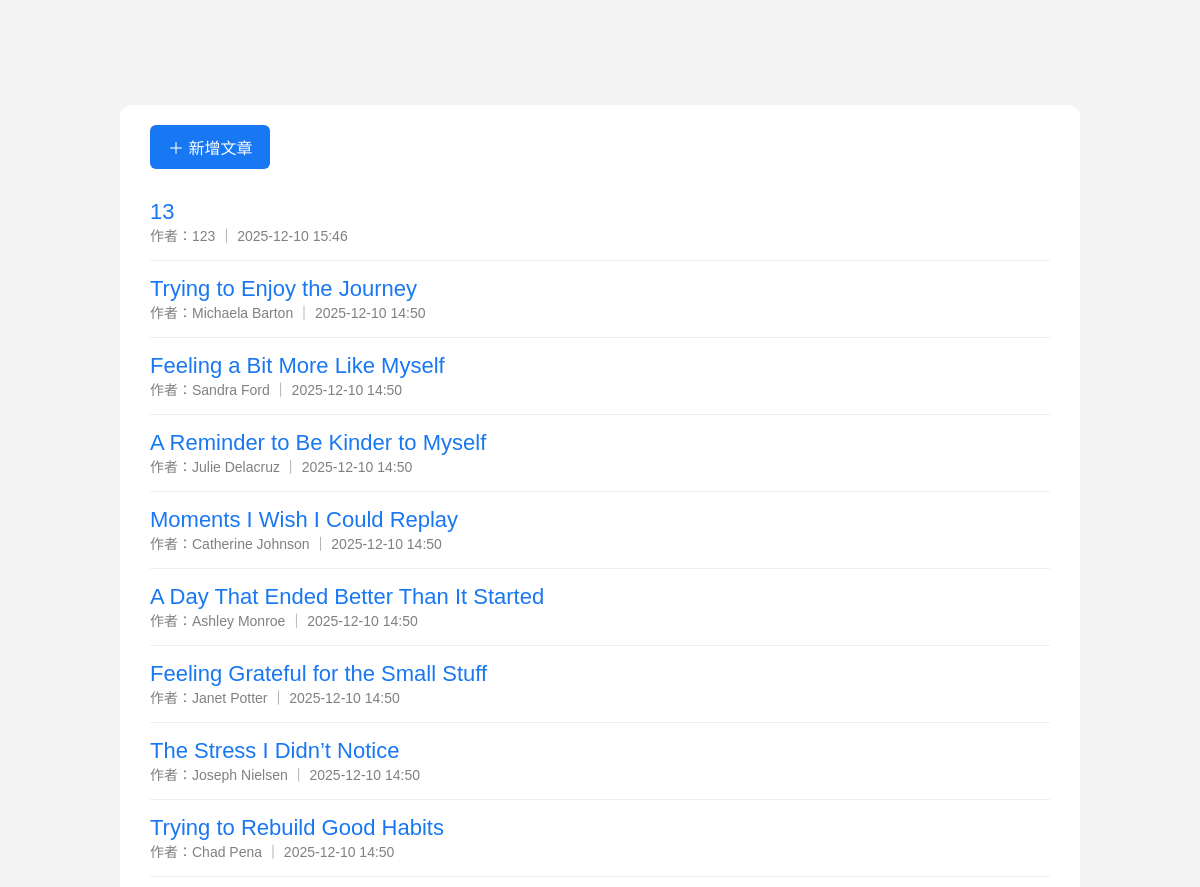
Page /posts (upper part) on the earlier database version.
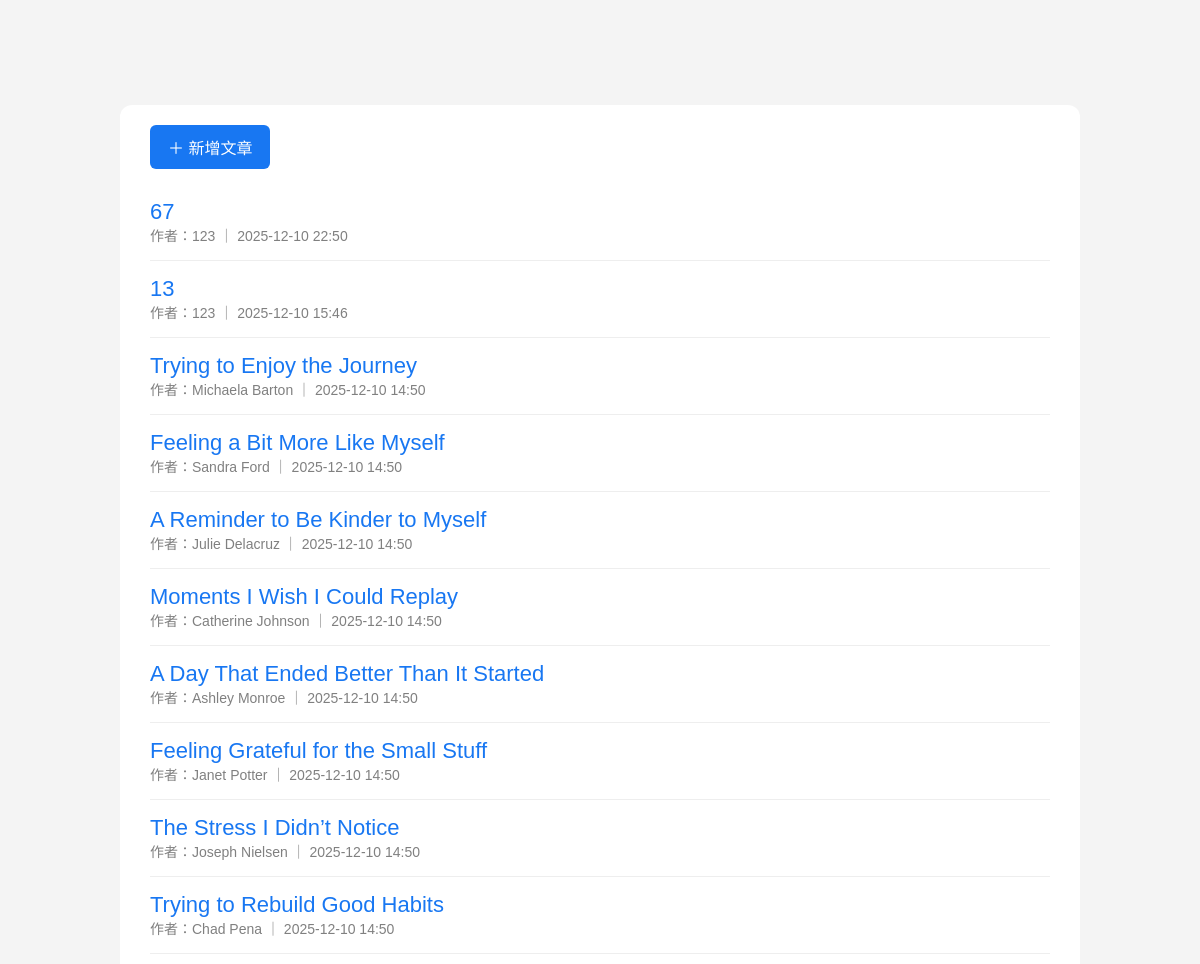
Same page on the later database version.
### models/post.py (models this page shows)
class Post(db.Model):
    id = db.Column(db.Integer, primary_key=True)
    title = db.Column(db.String(120), nullable=False)
    content = db.Column(db.Text, nullable=False)
    tag = db.Column(db.String(50), nullable=True)
    created_at = db.Column(db.DateTime, default=datetime.utcnow)
    user_id = db.Column(db.Integer, db.ForeignKey("user.id"), nullable=False)
    user = db.relationship("User", backref="posts")
    comments = db.relationship("Comment", backref="post", cascade="all, delete")

### models/user.py (models this page shows, shortened)
class User(db.Model, UserMixin):
    id = db.Column(db.Integer, primary_key=True)
    username = db.Column(db.String(50), unique=True, nullable=False)
    password = db.Column(db.String(255), nullable=False)

### routes/posts.py (the view)
@posts_bp.route("/posts")
def list_posts():
    posts = Post.query.order_by(Post.created_at.desc()).all()
    return render_template("post_list.html", posts=posts)

### templates/post_list.html (shortened to what this page needs)
<!DOCTYPE html>
<html lang="zh-Hant">
<head>
    <link rel="stylesheet" href="/static/style.css">
</head>
<body>
    <div class="post-list">
        <a href="/posts/create" class="new-post-btn">＋ 新增文章</a>
        {% for p in posts %}
        <div class="post">
            <a href="/posts/{{ p.id }}" class="post-title">{{ p.title }}</a>
            <div class="post-meta">
                作者：{{ p.user.username }} ｜ {{ p.created_at.strftime("%Y-%m-%d %H:%M") }}
            </div>
        </div>
        {% endfor %}
    </div>
</body>
</html>

Differences in the rows shown:
added Post: title "67", user.username "123", created_at "2025-12-10 22:50"
